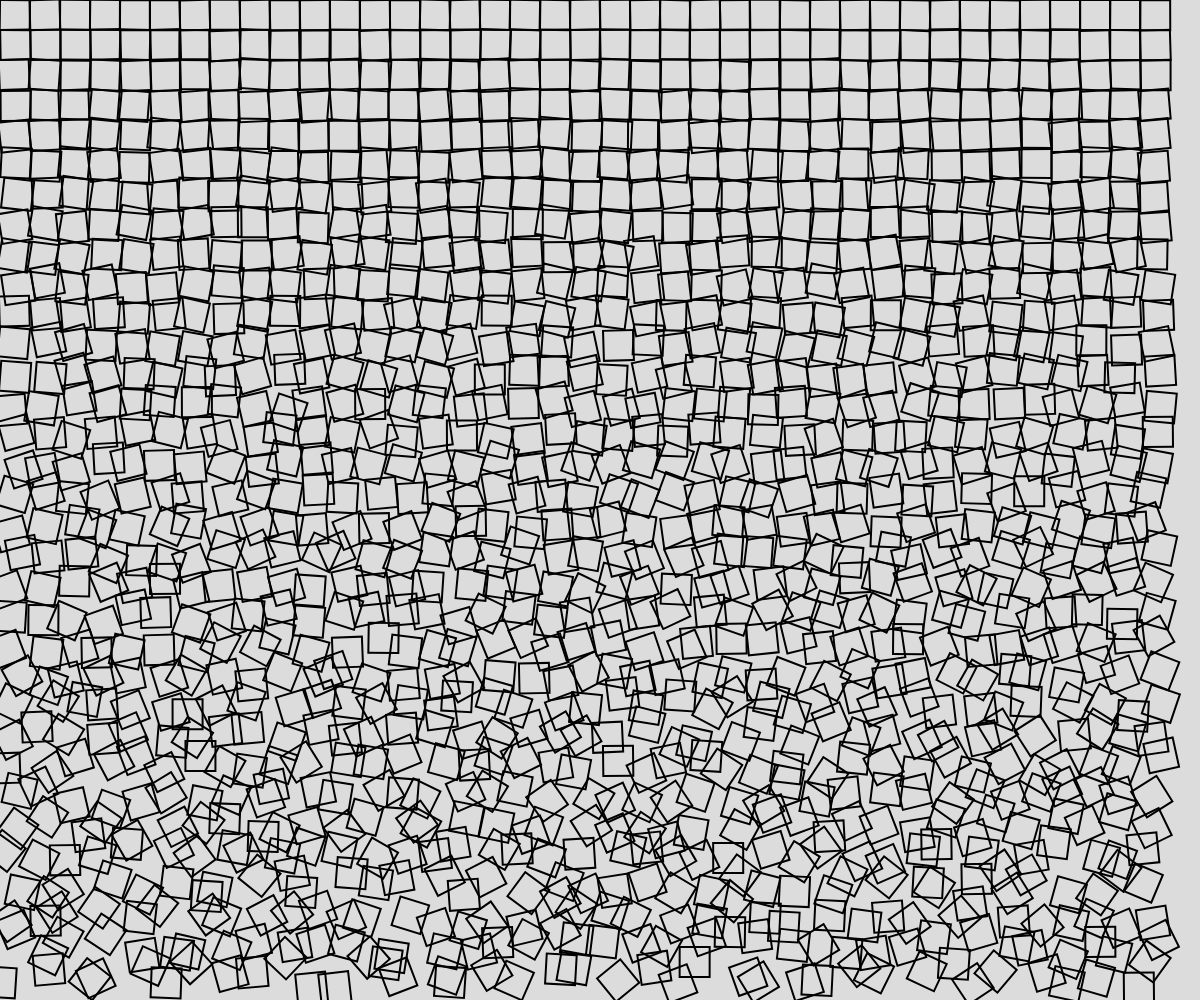
Frame 1 (no input)
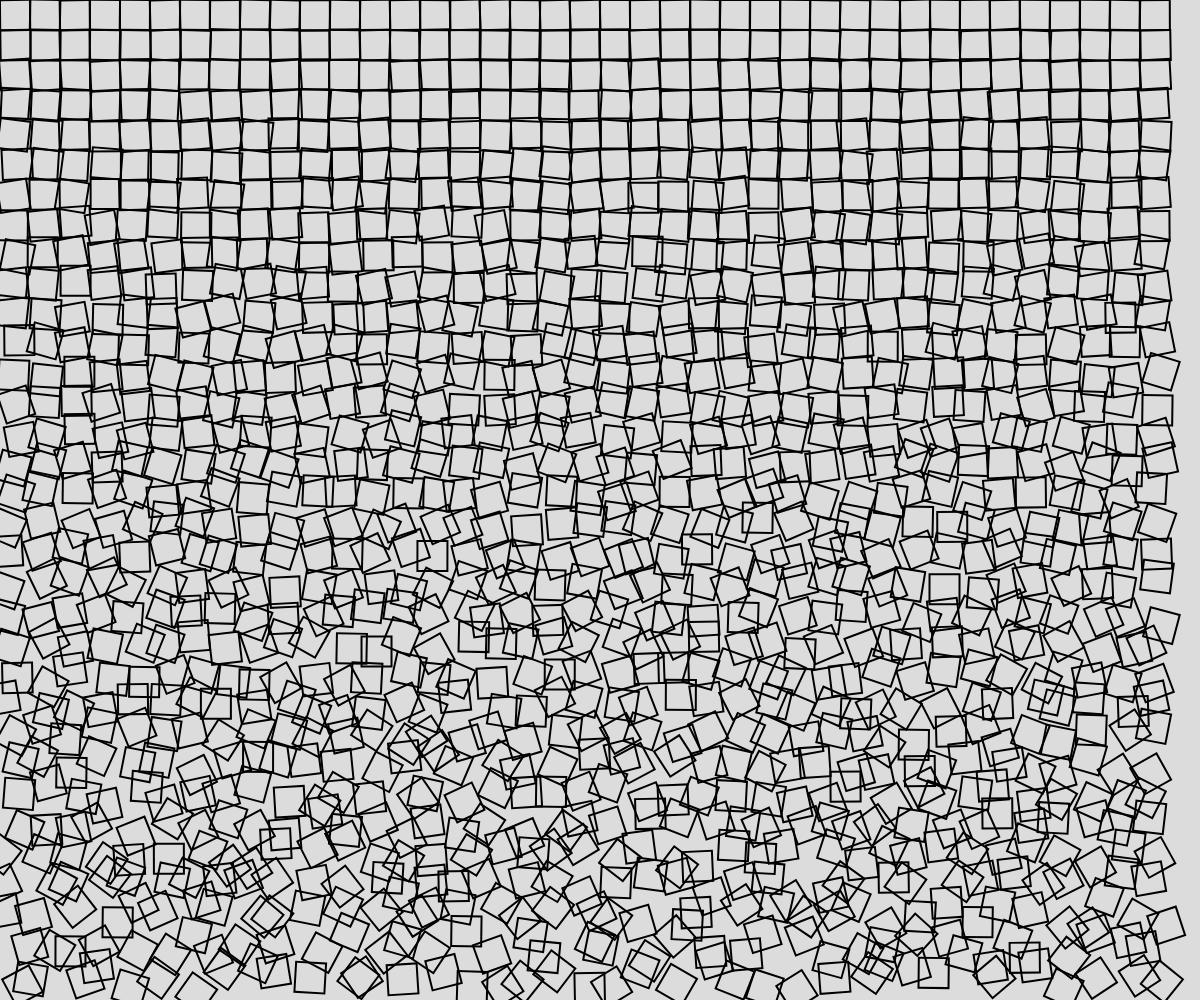
Frame 2 (the mouse pressed at the canvas centre, redrawn once)

The p5.js sketch that drew these frames (run headless with seeded random() and noise() and a simulated clock; the mouse was pressed at the canvas centre and the sketch redrawn once):

// p5.js sketch
// ── sketch.js
// Cubic Dissarray Replication
// Raghad Ibrahim 
// Oct 4, 2023

let squareSize = 30;



function setup() {
  createCanvas(windowWidth, windowHeight);
  strokeWeight(2);
  rectMode(CENTER);
  noFill();
  noLoop();
}

function draw(){
  background(220);
  drawRect();

}

function drawRect() {
  let s = squareSize;
  for(let x =s/2; x<width - s/2; x+=s){
    for(let y=s/2; y<height - s/2; y+=s){
      push(); //new coordinate system
      translate(x,y);
      let rAmount = map(y, 0,height,1, 45);
      rotate(radians(random(-rAmount, rAmount)));
      let offset = map(y,0,height,0,15);
      square(random(-offset, offset), random(-offset, offset), s);
      pop() //revert coordinate system
    }
  }
}
